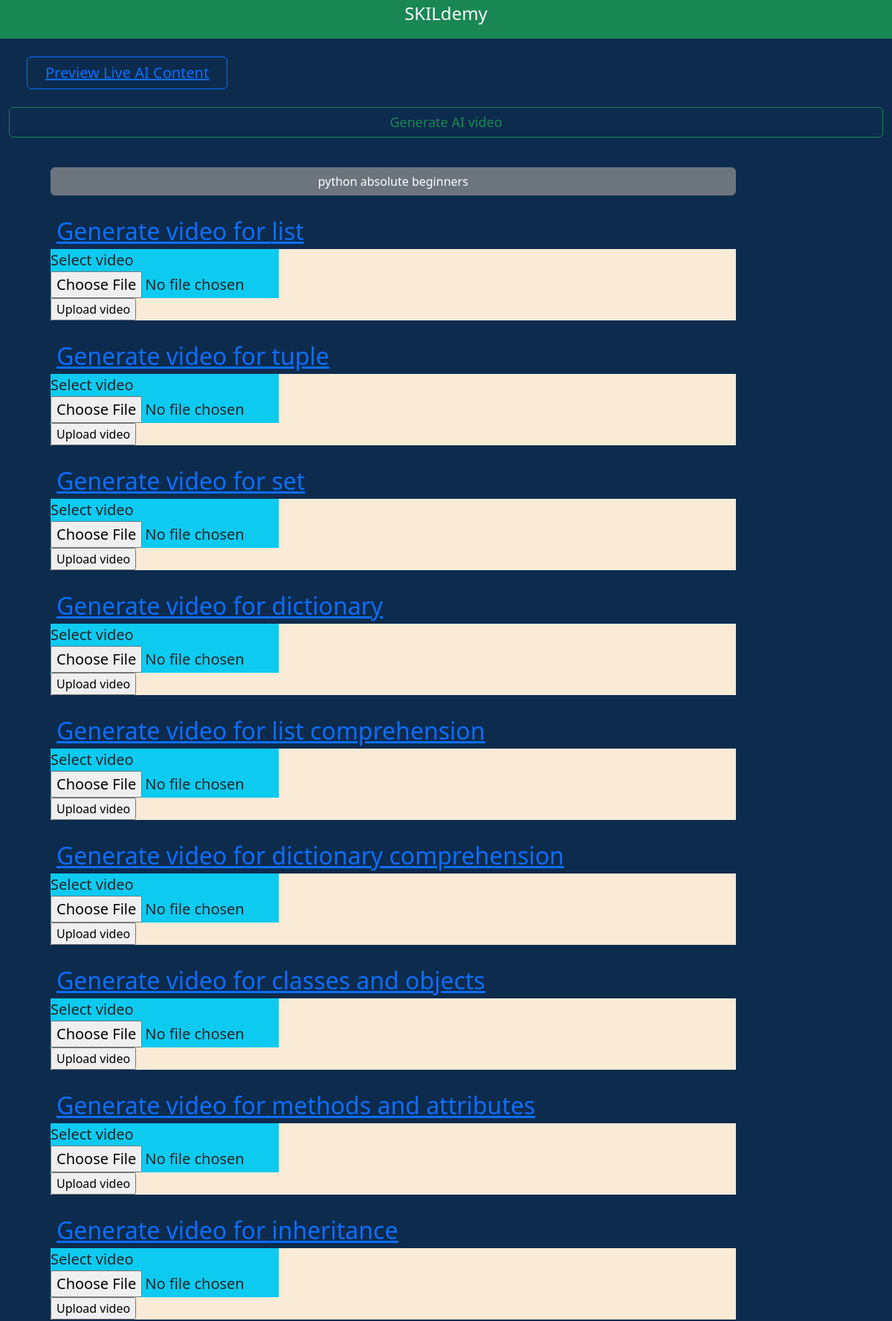
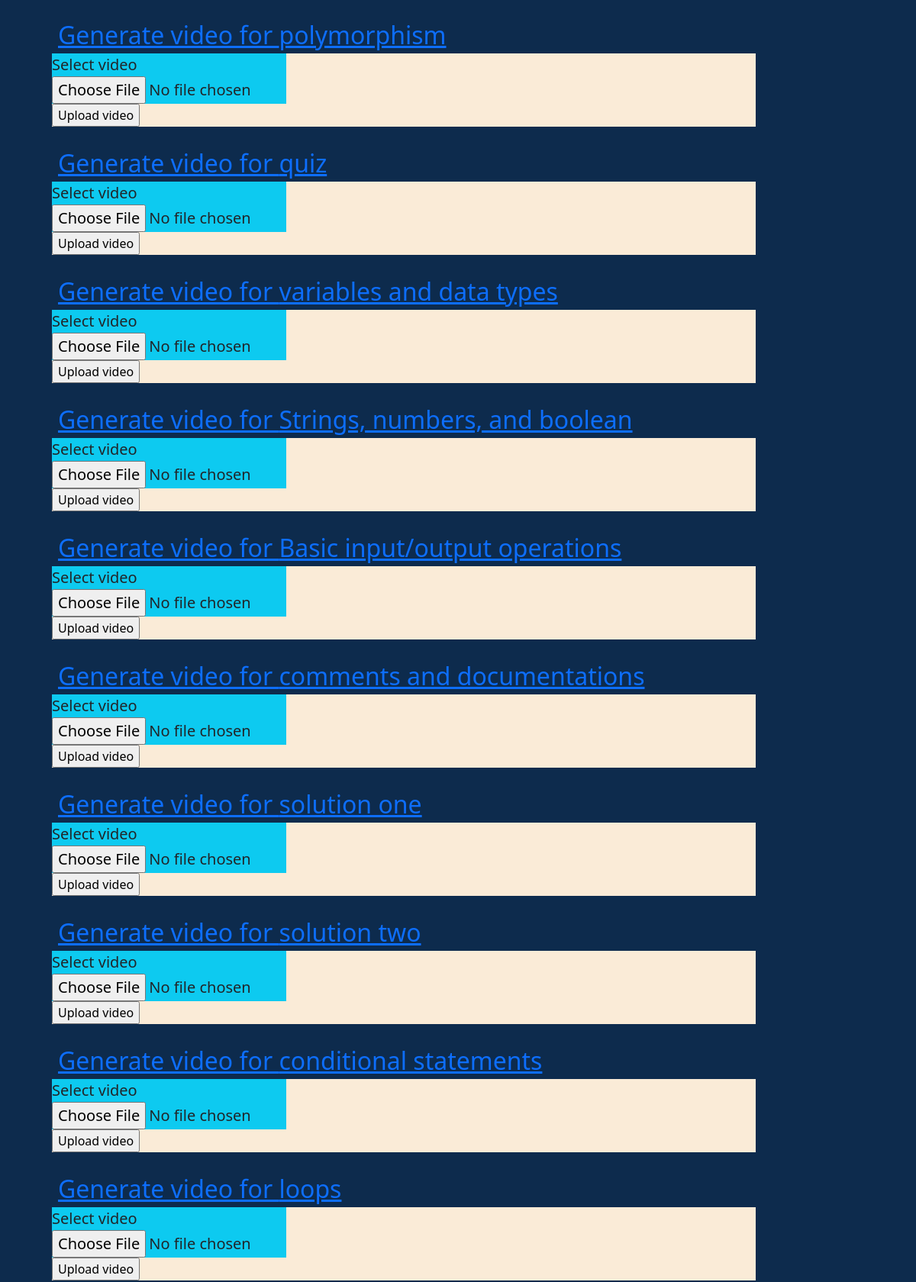
The app's page /admin_courses (upper part) with its own data (2 pictures, top to bottom).
### learning_platform/models/models.py (models this page shows, shortened)
class Course(db.Model):
    __tablename__ = "course"
    id = db.Column(
        db.String(36),
        primary_key=True,
        default=lambda: str(
            uuid.uuid4()))
    name = db.Column(db.String(80), nullable=False)
    course_creator = db.Column(db.String(100), nullable=True)
    description = db.Column(db.String(250), nullable=False)
    price = db.Column(db.Numeric(10, 2), nullable=False)
    rate = db.Column(db.Numeric(10, 2), nullable=False, default=1.00)
    enrolled_at = db.Column(db.DateTime(timezone=True), default=func.now())
    updated_at = db.Column(db.DateTime(timezone=True), default=func.now())
    duration = db.Column(db.Integer, nullable=False, default=3)
    discount = db.Column(db.Integer, nullable=True)
    topics = db.relationship(
        'Topic',
        secondary=course_topics,
        lazy='subquery',
        backref=db.backref(
            'courses',
            lazy=True))
    trial_topics = db.relationship(
        'SubTopic', backref='course', lazy='dynamic')
    time_task = db.relationship('TimeTask', backref='course', uselist=False)

class SubTopic(db.Model):
    __tablename__ = "subtopic"
    id = db.Column(
        db.String(36),
        primary_key=True,
        default=lambda: str(
            uuid.uuid4()))
    name = db.Column(db.String(80), nullable=False)
    desc = db.Column(db.String(250), nullable=True)
    name_a = db.Column(db.String(80), nullable=True)
    created_at = db.Column(db.DateTime(timezone=True), default=func.now())
    updated_at = db.Column(db.DateTime(timezone=True), default=func.now())
    topic_id = db.Column(db.String(36), db.ForeignKey('topic.id'))
    course_id = db.Column(db.String(36), db.ForeignKey('course.id'))
    timetask_id = db.Column(db.String(36), db.ForeignKey('timetask.id'))

### learning_platform/views/admin.py (the view)
@admin_bp.route('/admin_courses', methods=['GET', 'POST'])
def admin_all_course():
    language = request.form.get('language')
    session['lang'] = language
    user_c = user_courses()
    c_and_t = course_topic(user_c)
    return render_template(
        'content_management/generate_ai_video.html',
        dict_v=c_and_t,
        language=language)

### learning_platform/_helpers.py (called while the page is built)
def course_topic(course):
    c_dict = {}
    for idx, cl in enumerate(course):
        course = Course.query.get(cl[-1])
        c_dict[course.name] = [[t.name, course.id, t.id]
                               for topics in course.topics for t in topics.sub_topics]
    return c_dict

def user_courses(id=None):
    course_list = []
    if id:
        courses = current_user.enrolling
    else:
        courses = Course.query.all()
    try:
        for c in courses:
            course_list.append([])
            course_list[-1].append(c.name)
            course_list[-1].append(c.id)
        return course_list
    except AttributeError:
        flash(_('Please login to access this page'), category='success')
        return redirect(url_for('users.admin_login'))

### learning_platform/templates/content_management/generate_ai_video.html (shortened to what this page needs)
<!DOCTYPE html>
<html lang="en">
<head>
  {% extends "base.html" %}
  {% block main %}
        <div class="container-fluid">
          <div class="row align-items-center btn btn-outline-primary fs-5 m-4">
            <a href="{{ url_for('admin.get_published_AI')}}" class=" " id="admin">
                Preview Live AI Content
            </a>
        </div>
          <p  class=" btn btn-outline-success" style="display: block; font-size: large;" >
            Generate AI video
          </p>
              <div class="btn-group">
                <ul class="">
                    <div class="col" id="aid" >
                        {% for k, v in dict_v.items() %}
                        <p class="btn btn-secondary m-4 " style="display: block;">{{k}}</p>
                        {% for _t in v %}
                <li class="m-4" style="list-style: none;">
                  <a class="m-2 fs-2"
                  href="{{ url_for('admin.gptplus', language=language,  course_id=_t[1], topic_id=_t[2]) }}">
                    Generate video for {{ _t[0] }}
                  </a>
                  <div style="background-color: antiquewhite;">
                    <form action="{{ url_for('admin.upload', language=language,  course_id=_t[1], topic_id=_t[2]) }}" method="post" enctype=multipart/form-data>
                    <div class="col-4 fs-5 bg-info">
                      <label for="file">Select video</label><br>
                      <input type="file" id="file" name="file">
                    </div>
                    <input type="submit" value="Upload video">
                  </form>
                  </div>
                </li>
            {% endfor %}
            {% endfor %}
                    </div>
                </ul>
              </div>
        </div>
{% endblock %}

### learning_platform/static/css/style.css (style rules this page uses)
.container-fluid { background-color: rgb(13, 43, 77); }
body { background-color: rgb(23, 24, 23); }

### records on screen
Course: name "python absolute beginners"
SubTopic: name "list"
SubTopic: name "tuple"
SubTopic: name "set"
SubTopic: name "dictionary"
SubTopic: name "list comprehension"
SubTopic: name "dictionary comprehension"
SubTopic: name "classes and objects"
SubTopic: name "methods and attributes"
SubTopic: name "inheritance"
SubTopic: name "polymorphism"
SubTopic: name "quiz"
SubTopic: name "variables and data types"
SubTopic: name "Strings, numbers, and boolean"
SubTopic: name "Basic input/output operations"
SubTopic: name "comments and documentations"
SubTopic: name "solution one"
SubTopic: name "solution two"
SubTopic: name "conditional statements"
SubTopic: name "loops"
